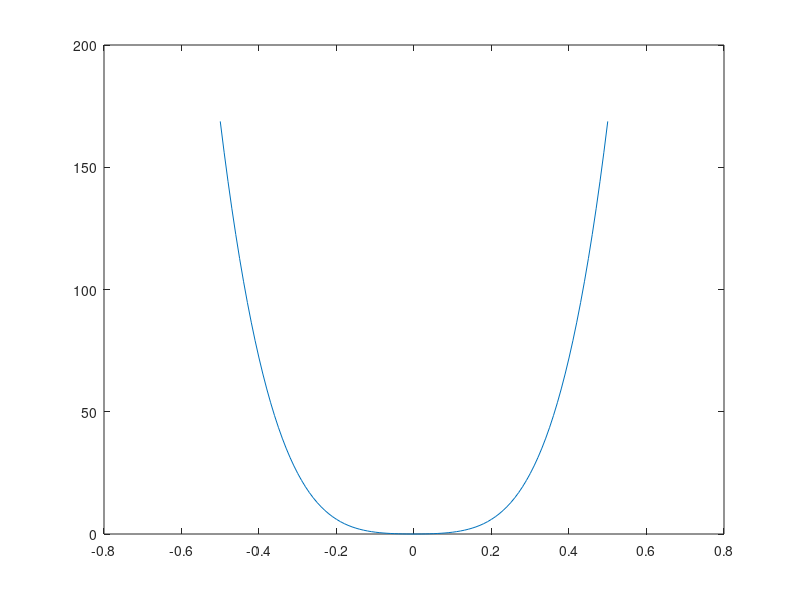

MATLAB code for this plot: (Note: this script raises an error after producing the figure.)
%% PHY5340 Laboratory 5: Shooting for Eigenvalues and Eigenfunctions
% Jeremiah O'Neil, SN6498391
format shortG
newV = @(pars) (@(x) pars(1)*x.^2 + pars(2)*x.^3 + pars(3)*x.^4);
tol = 5e-7;  % for bisect; choose lower for shooter
inita = [0, 1e-5];
initb = [0, 1e-5];
%% Case 1: V(x) = 50x^2 + 2500x^4
V = newV([50, 0, 2500]);
x = [-0.5:0.01:0.5];
plot(x, V(x))
%%
% Choose endpoints and bind a function to shoot for E.
x0 = -0.5;  xm = 1e-2;  x1 = 0.5;
type('solve_TISE.m')
type('shooter.m')
% bind parameters, making a shooter function shoot(E)
shoot = @(E) shooter( V, E, x0, x1, xm, inita, initb, 0.2*tol );
%%
% Compute the offset from matching condition 'mismatch' for a grid of
% energies, starting from the minimum potential below which no solution is
% possible.
E = [0:0.1:25];
% map shoot to E grid
mismatch = arrayfun(shoot, E);
%%
% Plot the mismatch to locate eigenvalues (ie., where mismatch = 0)
plot(E, mismatch)
ylim([-500, 500])
%%
% It appears that every other zero-crossing corresponds to an asymptote -- 
% where a wavefunction derivative is zero at xm -- so I'll pick out the
% grid energies about odd-numbered zero crossings in as bounds on my 
% eigenvalues.
type('find_zero_crossings.m')
cross_idcs = find_zero_crossings(mismatch);
target_idcs = cross_idcs(1:2:end);  % skip asymptotes
Ebounds = [E(target_idcs); E(target_idcs + 1)]
Ebounds = Ebounds(:,1:3);  % select first three intervals
%% 
% I'll normalize my eigenfunctions in the standard manner using
% trapezoid-rule quadrature, and I'll use my function 'find_eig' to find
% a solution withing energy bounds by the shooting method, through another
% function 'compute_eigs' which runs find_eig for each interval in Ebounds
% and packs up the solutions.
type('discrete_trap.m')
type('find_eig.m')
type('compute_eigs.m')
[eigE, eigfuncs] = compute_eigs( shoot, Ebounds, tol );
%%
% Plot the results!
type('plot_eigs.m')
plot_eigs( V, eigE, eigfuncs );
ylim([0, 20]);
%%
% To ensure the accuracy of my results I'll test the sensitivity of the
% computed eigenvalues to my choice of endpoints by randomly varying the
% endpoints and observing if the difference with respect to my solution
% above is above tolerance.
type('test_endpoint_sensitivity.m')
% shooter with parameters partially bound
partial_shooter = @(E, x0, x1) shooter( V, E, x0, x1, xm, inita, initb, 0.2*tol );
[xd, delta_eigE] = test_endpoint_sensitivity( 5, partial_shooter, x0, x1, eigE, Ebounds, tol)
% Some choices of endpoints lead to significant differences, but these are
% outliers; most results agree with mine exactly! (Note, bisection of
% nearly identical functions on the same interval to the same tolerance
% should always find the same root though the functions are slightly
% different.)
%% Case 2: V(x) = 50x^2 + 1500x^3 + 2500x^4
% Exactly as above, with a new V(x) and x0, xm, x1. 
V = newV([50, 1500, 2500]);
x = [-0.75:0.01:0.4];
plot(x, V(x))
%%
% I'll choose xm near the center of the lowest part of the well, which I
% expect to align to the centre of the lowest energy eigenfunctions, and x1
% and x0 out in the excluded region to roughly the same potential height.
x0 = -0.9;  xm = -0.4;  x1 = 0.5;
shoot = @(E) shooter( V, E, x0, x1, xm, inita, initb, 0.2*tol );
%%
E = [-25:0.1:5];
mismatch = arrayfun(shoot, E);
%%
plot(E, mismatch)
ylim([-500, 500])
%%
cross_idcs = find_zero_crossings(mismatch);
target_idcs = cross_idcs(1:2:end);
Ebounds = [E(target_idcs); E(target_idcs + 1)]
Ebounds = Ebounds(:,1:3);
%% 
[eigE, eigfuncs] = compute_eigs( shoot, Ebounds, tol );
%%
plot_eigs( V, eigE, eigfuncs );
ylim([-25, 5]);
%%
partial_shooter = @(E, x0, x1) shooter( V, E, x0, x1, xm, inita, initb, 0.2*tol );
[xd, delta_eigE] = test_endpoint_sensitivity( 5, partial_shooter, x0, x1, eigE, Ebounds, tol)
% all good!
%% Appendix: RK45 and bisect
type('RK45.m')
type('bisect.m')
